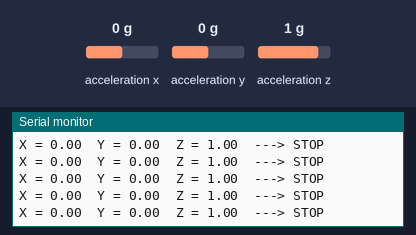
Simulated run of this sketch. Board: ESP32. On the bench: the last lines printed to the serial monitor. Wiring (inferred from the names in the program): MPU-6050 motion sensor at I2C address 0x68. Inputs (shaded band) come from the test bench; at power-on: acceleration x 0 g, acceleration y 0 g, acceleration z 1 g.

Above: at 1.4 s.
1.5 s: acceleration x set to -1.4 g
At 1.77 s:
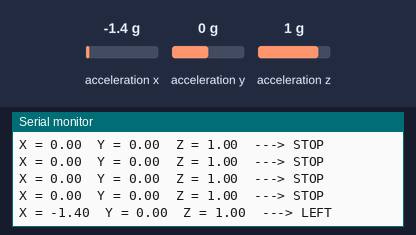
3.5 s: acceleration y set to -1.4 g
At 3.78 s:
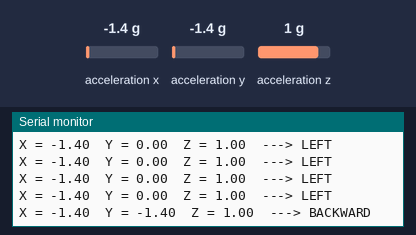
5.5 s: acceleration y set to 0.8 g
At 5.8 s:
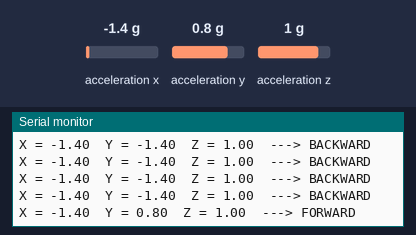
7.5 s: acceleration z set to -1.4 g
At 7.61 s:
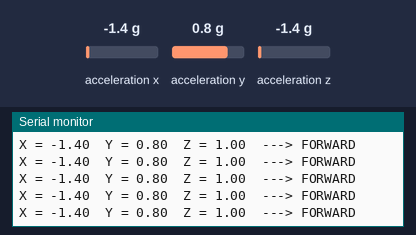

The sketch:

transmitter.ino
```cpp
#include <WiFi.h>
#include <esp_now.h>
#include <Wire.h>

#define MPU6050_ADDR 0x68


// =====================================================
// RECEIVER MAC ADDRESS   ROVER MAC ADDRESS: 38:3E:51:58:B1:B0

// =====================================================

// CHANGE THIS TO YOUR ROVER ESP32 MAC ADDRESS

uint8_t receiverMacAddress[] = {
  0x38, 0x3E, 0x51, 0x58, 0xB1, 0xB0
};


// =====================================================
// MESSAGE
// =====================================================

typedef struct {
  char command;
} Message;

Message message;


// =====================================================
// MPU6050
// =====================================================

void writeMPU6050(byte reg, byte value) {

  Wire.beginTransmission(MPU6050_ADDR);

  Wire.write(reg);
  Wire.write(value);

  Wire.endTransmission();
}


void readMPU6050(
  int16_t &AcX,
  int16_t &AcY,
  int16_t &AcZ
) {

  Wire.beginTransmission(MPU6050_ADDR);

  Wire.write(0x3B);

  Wire.endTransmission(false);

  Wire.requestFrom(MPU6050_ADDR, 6, true);

  AcX = Wire.read() << 8 | Wire.read();

  AcY = Wire.read() << 8 | Wire.read();

  AcZ = Wire.read() << 8 | Wire.read();
}


// =====================================================
// SETUP
// =====================================================

void setup() {

  Serial.begin(115200);

  // MPU6050
  Wire.begin(21, 22);

  // Wake MPU6050
  writeMPU6050(0x6B, 0x00);

  delay(100);

  Serial.println("MPU6050 Started");


  // ESP-NOW
  WiFi.mode(WIFI_STA);

  delay(100);

  Serial.print("GLOVE MAC ADDRESS: ");
  Serial.println(WiFi.macAddress());


  if (esp_now_init() != ESP_OK) {

    Serial.println("ESP-NOW initialization failed!");

    return;
  }


  esp_now_peer_info_t peerInfo = {};

  memcpy(
    peerInfo.peer_addr,
    receiverMacAddress,
    6
  );

  peerInfo.channel = 0;

  peerInfo.encrypt = false;


  if (esp_now_add_peer(&peerInfo) != ESP_OK) {

    Serial.println("Failed to add receiver!");

    return;
  }


  Serial.println("Transmitter ready!");
}


// =====================================================
// LOOP
// =====================================================

void loop() {

  int16_t AcX;
  int16_t AcY;
  int16_t AcZ;


  // Read MPU6050
  readMPU6050(AcX, AcY, AcZ);


  // Convert to g
  float x = AcX / 16384.0;

  float y = AcY / 16384.0;

  float z = AcZ / 16384.0;


  // ===================================================
  // GESTURE DETECTION
  // ===================================================

  if (y > 0.35) {

    message.command = 'F';

    Serial.print("X = ");
    Serial.print(x, 2);

    Serial.print("  Y = ");
    Serial.print(y, 2);

    Serial.print("  Z = ");
    Serial.print(z, 2);

    Serial.println("  ---> FORWARD");
  }


  else if (y < -0.35) {

    message.command = 'B';

    Serial.print("X = ");
    Serial.print(x, 2);

    Serial.print("  Y = ");
    Serial.print(y, 2);

    Serial.print("  Z = ");
    Serial.print(z, 2);

    Serial.println("  ---> BACKWARD");
  }


  else if (x > 0.35) {

    message.command = 'R';

    Serial.print("X = ");
    Serial.print(x, 2);

    Serial.print("  Y = ");
    Serial.print(y, 2);

    Serial.print("  Z = ");
    Serial.print(z, 2);

    Serial.println("  ---> RIGHT");
  }


  else if (x < -0.35) {

    message.command = 'L';

    Serial.print("X = ");
    Serial.print(x, 2);

    Serial.print("  Y = ");
    Serial.print(y, 2);

    Serial.print("  Z = ");
    Serial.print(z, 2);

    Serial.println("  ---> LEFT");
  }


  else {

    message.command = 'S';

    Serial.print("X = ");
    Serial.print(x, 2);

    Serial.print("  Y = ");
    Serial.print(y, 2);

    Serial.print("  Z = ");
    Serial.print(z, 2);

    Serial.println("  ---> STOP");
  }


  // ===================================================
  // SEND COMMAND
  // ===================================================

  esp_err_t result = esp_now_send(
    receiverMacAddress,
    (uint8_t *)&message,
    sizeof(message)
  );


  if (result != ESP_OK) {

    Serial.println("Send failed!");
  }


  delay(200);
}
```

Measured:
- after the input at 1.5 s, the serial monitor: prints a new line after 0.11 s (image 1)
- after the input at 3.5 s, the serial monitor: prints a new line after 0.13 s (image 2)
- after the input at 5.5 s, the serial monitor: prints a new line after 0.14 s (image 3)
